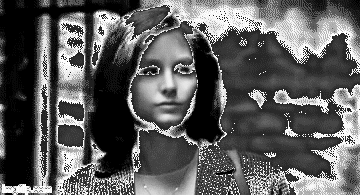
#> input picture deepfake/bellhannibal001/frames/fake028.png, 360 x 195 px, found by its file name; its folder holds 4 pictures in this run
$ python fake_autocrop.py
#> lines starting #> are read from the running program, lines starting #| are printed output that depends on the picture
import cv2
import numpy as np
from PIL import Image
import os

image_path = './deepfake/[insert directory here]/frames/'

face_cascade = cv2.CascadeClassifier('./opencv/data/haarcascades/haarcascade_frontalface_alt.xml')
eye_cascade = cv2.CascadeClassifier('./opencv/data/haarcascades/haarcascade_eye.xml')

def save_faces(cascade, imgname):
#> called with imgname = 'fake028.png'
    img = cv2.imread(os.path.join(image_path, imgname))
#> img is the input picture: shape (195, 360, 3); min 0, max 254, mean 92.1
    for i, face in enumerate(cascade.detectMultiScale(img)):
        x, y, w, h = face
        sub_face = img[y:y + h, x:x + w]
        cv2.imwrite(os.path.join("./deepfake/[insert directory here]/frames/faces", "{}".format(imgname, i)), sub_face)
#> this loop made 1 pass
#> (x, y, w, h) on pass 1: (126, 38, 84, 84)
#> pass 1, in save_faces, `sub_face = img[y:y + h, x:x + w]`:
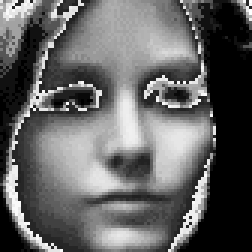
#> sub_face: shape (84, 84, 3) (shown 3 times larger); min 0, max 254, mean 99.4

if __name__ == '__main__':
    face_cascade = './opencv/data/haarcascades/haarcascade_frontalface_alt.xml'
    cascade = cv2.CascadeClassifier(face_cascade)
    # Iterate through files
    for f in [f for f in os.listdir(image_path) if os.path.isfile(os.path.join(image_path, f))]:
        save_faces(cascade, f)
